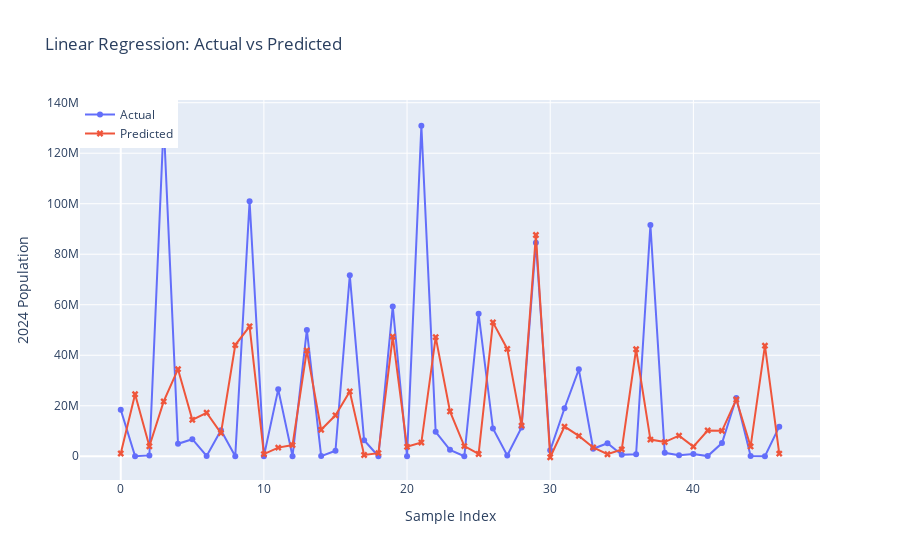

The code cell stored with this chart in its notebook:
### Markdown cell above
## Linear Regression

### Code cell
import pandas as pd
import matplotlib.pyplot as plt
import plotly.express as px
from sklearn.linear_model import LinearRegression
from sklearn.model_selection import train_test_split

df = pd.read_csv(r"D:\Internship\Spangles info tech\world_population_data.csv")
df.fillna(df.mean(numeric_only=True), inplace=True)

X = df[["Fert. Rate", "Urban Pop %"]]
y = df["2024 population"]

X = pd.get_dummies(X)
X_train, X_test, y_train, y_test = train_test_split(X, y, test_size=0.2, random_state=42)

model = LinearRegression()
model.fit(X_train, y_train)
y_pred = model.predict(X_test)

# Displaying the coefficients of the linear regression model
coefficients = pd.DataFrame(model.coef_, X.columns, columns=["Coefficient"])
print("Coefficients of the Linear Regression Model:")
print(coefficients) 

# Use Plotly for interactive chart with hover data
import plotly.graph_objects as go

fig = go.Figure()
fig.add_trace(go.Scatter(
    y=y_test.values[:50],
    mode='lines+markers',
    name='Actual',
    marker=dict(symbol='circle'),
    hovertext=[f"Actual: {val}" for val in y_test.values[:50]],
    hoverinfo='text+y'
))
fig.add_trace(go.Scatter(
    y=y_pred[:50],
    mode='lines+markers',
    name='Predicted',
    marker=dict(symbol='x'),
    hovertext=[f"Predicted: {val:.0f}" for val in y_pred[:50]],
    hoverinfo='text+y'
))
fig.update_layout(
    title="Linear Regression: Actual vs Predicted",
    xaxis_title="Sample Index",
    yaxis_title="2024 Population",
    legend=dict(x=0, y=1),
    hovermode='x unified'
)
fig.show()

### Figure 1 — Plotly figure (JSON) as saved in the notebook; plotly's stock layout.template omitted (floating-point values rounded to 4 significant figures)
{"data": [{"hoverinfo": "text+y", "hovertext": ["Actual: 18406359", "Actual: 55400", "Actual: 343195", "Actual: 132059767", "Actual: 4934507", "Actual: 6757689", "Actual: 104175", "Actual: 10336577", "Actual: 39471", "Actual: 100987686", "Actual: 11277", "Actual: 26498823", "Actual: 5628", "Actual: 50015092", "Actual: 81938", "Actual: 2201352", "Actual: 71668011", "Actual: 6332961", "Actual: 11258", "Actual: 59342867", "Actual: 46765", "Actual: 130861007", "Actual: 9676135", "Actual: 2538952", "Actual: 17695", "Actual: 56432944", "Actual: 10979783", "Actual: 308522", "Actual: 11427557", "Actual: 84552242", "Actual: 2337423", "Actual: 19015088", "Actual: 34427414", "Actual: 2973840", "Actual: 5169395", "Actual: 590506", "Actual: 819198", "Actual: 91567738", "Actual: 1358282", "Actual: 401283", "Actual: 878591", "Actual: 66205", "Actual: 5213944", "Actual: 23103565", "Actual: 84905", "Actual: 4389", "Actual: 11738763"], "marker": {"symbol": "circle"}, "mode": "lines+markers", "name": "Actual", "type": "scatter", "y": [18406359, 55400, 343195, 132059767, 4934507, 6757689, 104175, 10336577, 39471, 100987686, 11277, 26498823, 5628, 50015092, 81938, 2201352, 71668011, 6332961, 11258, 59342867, 46765, 130861007, 9676135, 2538952, 17695, 56432944, 10979783, 308522, 11427557, 84552242, 2337423, 19015088, 34427414, 2973840, 5169395, 590506, 819198, 91567738, 1358282, 401283, 878591, 66205, 5213944, 23103565, 84905, 4389, 11738763]}, {"hoverinfo": "text+y", "hovertext": ["Predicted: 1089452", "Predicted: 24563068", "Predicted: 3960419", "Predicted: 21702853", "Predicted: 34497511", "Predicted: 14448205", "Predicted: 17237735", "Predicted: 9154752", "Predicted: 44048317", "Predicted: 51459893", "Predicted: 849871", "Predicted: 3429935", "Predicted: 4428329", "Predicted: 41909299", "Predicted: 10486556", "Predicted: 16229194", "Predicted: 25675425", "Predicted: 502591", "Predicted: 1250937", "Predicted: 47378901", "Predicted: 3759886", "Predicted: 5440542", "Predicted: 47178368", "Predicted: 17744066", "Predicted: 4027264", "Predicted: 908600", "Predicted: 53020052", "Predicted: 42510898", "Predicted: 12123252", "Predicted: 87607494", "Predicted: -385976", "Predicted: 11756700", "Predicted: 8085243", "Predicted: 3496779", "Predicted: 794533", "Predicted: 2714201", "Predicted: 42377210", "Predicted: 6602527", "Predicted: 5628284", "Predicted: 8160845", "Predicted: 3826731", "Predicted: 10219179", "Predicted: 10085490", "Predicted: 22482708", "Predicted: 3893575", "Predicted: 43780940", "Predicted: 1036753"], "marker": {"symbol": "x"}, "mode": "lines+markers", "name": "Predicted", "type": "scatter", "y": [1089000.0, 24560000.0, 3960000.0, 21700000.0, 34500000.0, 14450000.0, 17240000.0, 9155000.0, 44050000.0, 51460000.0, 849900.0, 3430000.0, 4428000.0, 41910000.0, 10490000.0, 16230000.0, 25680000.0, 502600.0, 1251000.0, 47380000.0, 3760000.0, 5441000.0, 47180000.0, 17740000.0, 4027000.0, 908600.0, 53020000.0, 42510000.0, 12120000.0, 87610000.0, -386000.0, 11760000.0, 8085000.0, 3497000.0, 794500.0, 2714000.0, 42380000.0, 6603000.0, 5628000.0, 8161000.0, 3827000.0, 10220000.0, 10090000.0, 22480000.0, 3894000.0, 43780000.0, 1037000.0]}], "layout": {"hovermode": "x unified", "legend": {"x": 0, "y": 1}, "title": {"text": "Linear Regression: Actual vs Predicted"}, "xaxis": {"title": {"text": "Sample Index"}}, "yaxis": {"title": {"text": "2024 Population"}}}}
